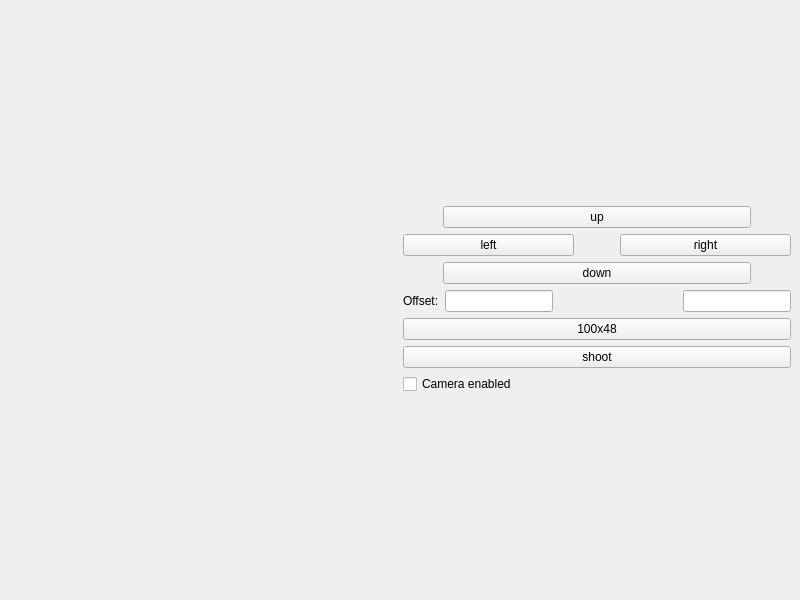
<?xml version="1.0" encoding="UTF-8"?>
<ui version="4.0">
 <class>MainWindow</class>
 <widget class="QMainWindow" name="MainWindow">
  <property name="geometry">
   <rect>
    <x>0</x>
    <y>0</y>
    <width>800</width>
    <height>600</height>
   </rect>
  </property>
  <property name="windowTitle">
   <string>MainWindow</string>
  </property>
  <widget class="QWidget" name="centralwidget">
   <layout class="QHBoxLayout" name="horizontalLayout_5">
    <item>
     <widget class="QLabel" name="label">
      <property name="sizePolicy">
       <sizepolicy hsizetype="Expanding" vsizetype="Expanding">
        <horstretch>0</horstretch>
        <verstretch>0</verstretch>
       </sizepolicy>
      </property>
      <property name="text">
       <string/>
      </property>
     </widget>
    </item>
    <item>
     <layout class="QVBoxLayout" name="verticalLayout_3">
      <item>
       <spacer name="verticalSpacer">
        <property name="orientation">
         <enum>Qt::Orientation::Vertical</enum>
        </property>
        <property name="sizeHint" stdset="0">
         <size>
          <width>20</width>
          <height>40</height>
         </size>
        </property>
       </spacer>
      </item>
      <item>
       <layout class="QVBoxLayout" name="verticalLayout_2">
        <item>
         <layout class="QVBoxLayout" name="verticalLayout">
          <item>
           <layout class="QHBoxLayout" name="horizontalLayout_3">
            <item>
             <spacer name="horizontalSpacer_2">
              <property name="orientation">
               <enum>Qt::Orientation::Horizontal</enum>
              </property>
              <property name="sizeType">
               <enum>QSizePolicy::Policy::Preferred</enum>
              </property>
              <property name="sizeHint" stdset="0">
               <size>
                <width>40</width>
                <height>20</height>
               </size>
              </property>
             </spacer>
            </item>
            <item>
             <widget class="QPushButton" name="upPushButton">
              <property name="cursor">
               <cursorShape>PointingHandCursor</cursorShape>
              </property>
              <property name="text">
               <string>up</string>
              </property>
             </widget>
            </item>
            <item>
             <spacer name="horizontalSpacer_3">
              <property name="orientation">
               <enum>Qt::Orientation::Horizontal</enum>
              </property>
              <property name="sizeType">
               <enum>QSizePolicy::Policy::Preferred</enum>
              </property>
              <property name="sizeHint" stdset="0">
               <size>
                <width>40</width>
                <height>20</height>
               </size>
              </property>
             </spacer>
            </item>
           </layout>
          </item>
          <item>
           <layout class="QHBoxLayout" name="horizontalLayout">
            <item>
             <widget class="QPushButton" name="leftPushButton">
              <property name="cursor">
               <cursorShape>PointingHandCursor</cursorShape>
              </property>
              <property name="text">
               <string>left</string>
              </property>
             </widget>
            </item>
            <item>
             <spacer name="horizontalSpacer">
              <property name="orientation">
               <enum>Qt::Orientation::Horizontal</enum>
              </property>
              <property name="sizeType">
               <enum>QSizePolicy::Policy::Preferred</enum>
              </property>
              <property name="sizeHint" stdset="0">
               <size>
                <width>40</width>
                <height>20</height>
               </size>
              </property>
             </spacer>
            </item>
            <item>
             <widget class="QPushButton" name="rightPushButton">
              <property name="cursor">
               <cursorShape>PointingHandCursor</cursorShape>
              </property>
              <property name="text">
               <string>right</string>
              </property>
             </widget>
            </item>
           </layout>
          </item>
          <item>
           <layout class="QHBoxLayout" name="horizontalLayout_2">
            <item>
             <spacer name="horizontalSpacer_4">
              <property name="orientation">
               <enum>Qt::Orientation::Horizontal</enum>
              </property>
              <property name="sizeType">
               <enum>QSizePolicy::Policy::Preferred</enum>
              </property>
              <property name="sizeHint" stdset="0">
               <size>
                <width>40</width>
                <height>20</height>
               </size>
              </property>
             </spacer>
            </item>
            <item>
             <widget class="QPushButton" name="downPushButton">
              <property name="cursor">
               <cursorShape>PointingHandCursor</cursorShape>
              </property>
              <property name="text">
               <string>down</string>
              </property>
             </widget>
            </item>
            <item>
             <spacer name="horizontalSpacer_5">
              <property name="orientation">
               <enum>Qt::Orientation::Horizontal</enum>
              </property>
              <property name="sizeType">
               <enum>QSizePolicy::Policy::Preferred</enum>
              </property>
              <property name="sizeHint" stdset="0">
               <size>
                <width>40</width>
                <height>20</height>
               </size>
              </property>
             </spacer>
            </item>
           </layout>
          </item>
         </layout>
        </item>
        <item>
         <layout class="QHBoxLayout" name="horizontalLayout_4">
          <item>
           <widget class="QLabel" name="label_2">
            <property name="text">
             <string>Offset:</string>
            </property>
           </widget>
          </item>
          <item>
           <widget class="QLineEdit" name="xOffsetLineEdit">
            <property name="sizePolicy">
             <sizepolicy hsizetype="Maximum" vsizetype="Fixed">
              <horstretch>0</horstretch>
              <verstretch>0</verstretch>
             </sizepolicy>
            </property>
           </widget>
          </item>
          <item>
           <spacer name="horizontalSpacer_6">
            <property name="sizePolicy">
             <sizepolicy hsizetype="Minimum" vsizetype="Minimum">
              <horstretch>0</horstretch>
              <verstretch>0</verstretch>
             </sizepolicy>
            </property>
            <property name="orientation">
             <enum>Qt::Orientation::Horizontal</enum>
            </property>
            <property name="sizeHint" stdset="0">
             <size>
              <width>40</width>
              <height>20</height>
             </size>
            </property>
           </spacer>
          </item>
          <item>
           <widget class="QLineEdit" name="yOffsetLineEdit">
            <property name="sizePolicy">
             <sizepolicy hsizetype="Maximum" vsizetype="Fixed">
              <horstretch>0</horstretch>
              <verstretch>0</verstretch>
             </sizepolicy>
            </property>
           </widget>
          </item>
         </layout>
        </item>
        <item>
         <widget class="QPushButton" name="zoomedPushButton">
          <property name="cursor">
           <cursorShape>PointingHandCursor</cursorShape>
          </property>
          <property name="text">
           <string>100x48</string>
          </property>
         </widget>
        </item>
        <item>
         <widget class="QPushButton" name="shootButton">
          <property name="cursor">
           <cursorShape>PointingHandCursor</cursorShape>
          </property>
          <property name="text">
           <string>shoot</string>
          </property>
         </widget>
        </item>
       </layout>
      </item>
      <item>
       <widget class="QCheckBox" name="cameraCheckBox">
        <property name="cursor">
         <cursorShape>PointingHandCursor</cursorShape>
        </property>
        <property name="text">
         <string>Camera enabled</string>
        </property>
       </widget>
      </item>
      <item>
       <spacer name="verticalSpacer_2">
        <property name="orientation">
         <enum>Qt::Orientation::Vertical</enum>
        </property>
        <property name="sizeHint" stdset="0">
         <size>
          <width>20</width>
          <height>40</height>
         </size>
        </property>
       </spacer>
      </item>
     </layout>
    </item>
   </layout>
  </widget>
 </widget>
 <resources/>
 <connections/>
</ui>
